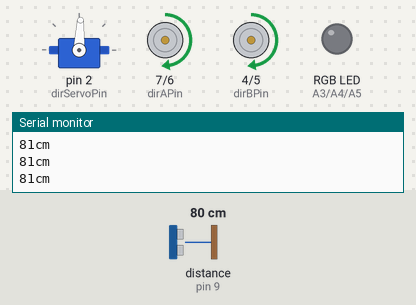
Bench run of a sketch on a simulated Arduino Uno, built with avr-gcc and run on an emulated ATmega328P. Parts: servo, direction and speed pins drawn as motors (green arrow = direction pin HIGH = forward, orange = LOW = backward, longer = more drive), an RGB LED mixed from three pins (HIGH = lit), the last lines printed to the serial monitor. Inputs (shaded band) come from the test bench; at power-on: distance to the obstacle (sensor on pin 9) 80 cm. The echo pulse lasts 58.3 µs per cm.

Above: at 1.2 s.
1.3 s: distance to the obstacle (sensor on pin 9) set to 32 cm
2.8 s: distance to the obstacle (sensor on pin 9) set to 26 cm
At 3.2 s:
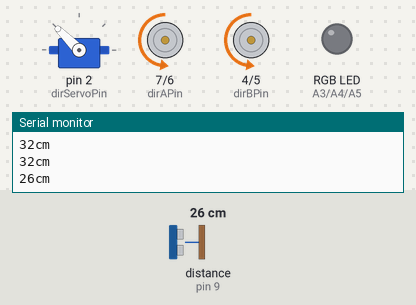
4.3 s: distance to the obstacle (sensor on pin 9) set to 35 cm
At 6.1 s:
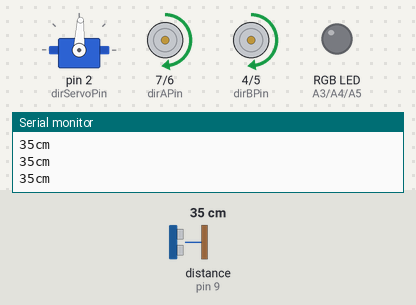
6.4 s: distance to the obstacle (sensor on pin 9) set to 2 cm
At 7.3 s:
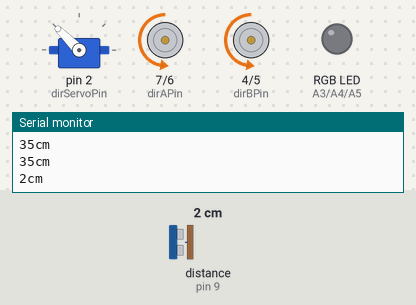
Timing chart, 0 to 8.9 s (numbered marks = the images above; inputs shaded):
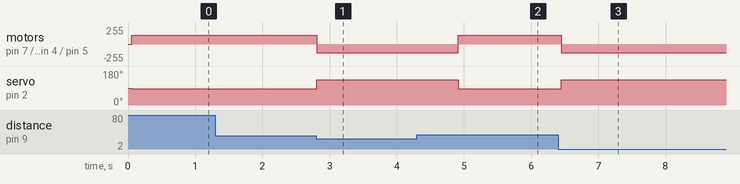

The sketch:

RobotCar_New.ino
```cpp
/*
  Data Array positions received from remote control:

  [0] Right Joystick (X) - U2 Sterring
  [1] Left Joystick (Y) - U1 Motor drive
  [2] A button - LED color
  [3] B button - Manual mode
  [4] C button - Auto mode
  [5] D button - Buzzer
  [6] Pot R1 - U1 Joystick fine adjustment
  [7] Pot R6 - U2 Joystick fine adjustment
  [8] Right Joystick (Y) - U2 Ultrasonic sensor servo position
  [9] Left Joystick (X) - U1 (to be implemented)
*/

#include <NewPing.h>
#include <SPI.h>
#include "RF24.h"
#include <Servo.h>

#define TRIGGER_PIN 8
#define ECHO_PIN 9
#define MAX_DISTANCE 200

#define FORWARD HIGH
#define BACKWARD LOW

const int dirAPin = 7;                                        // define pin used to control rotational direction of motor A
const int pwmAPin = 6;                                        // define pin for PWM used to control rotational speed of motor A
const int dirBPin = 4;                                        // define pin used to control rotational direction of motor B
const int pwmBPin = 5;                                        // define pin for PWM used to control rotational speed of motor B
const int buzzerPin = 8;
const int RPin = A3;
const int GPin = A4;
const int BPin = A5;
int RGBVal = 0;
int automatic = 0;
int offset = -3;                                               // set offset for wheel allignment

RF24 radio(9, 10);                                            // defines the object to control NRF24L01
byte addresses[][6] = {"007","001"};                                  // defines communication address which should correspond to remote control
int data[10]={512, 512, 0, 0, 1, 1, 512, 512, 512, 512};      // defines the array used to save the communication data with Right Xaxis added
int mode[1];

Servo dirServo;                                               // defines servo to control turning of smart car
int dirServoPin = 2;                                          // defines pin for signal line of the last servo
float dirServoOffset = 6;                                     // defines a variable for deviation (degree) of the servo

// NewPing setup of pins and maximum distance
NewPing sonar(TRIGGER_PIN, ECHO_PIN, MAX_DISTANCE);

void setup() {


  pinMode(dirAPin, OUTPUT);                                   // sets dirAPin to output mode
  pinMode(pwmAPin, OUTPUT);                                   // sets pwmAPin to output mode
  pinMode(dirBPin, OUTPUT);                                   // sets dirBPin to output mode
  pinMode(pwmBPin, OUTPUT);                                   // sets pwmBPin to output mode
  pinMode(buzzerPin, OUTPUT);                                 // sets buzzerPin to output mode
  pinMode(RPin, OUTPUT);                                      // sets RPin to output mode
  pinMode(GPin, OUTPUT);                                      // sets GPin to output mode
  pinMode(BPin, OUTPUT);                                      // sets BPin to output mode


  dirServo.attach(dirServoPin);                               // attaches the servo on servoDirPin to the servo object
  dirServo.write(90);                                         // moves dirServo to 90 deg position (center)

  Serial.begin(9600);
}

void drive(byte dirServoDegree, bool motorDir, byte motorSpd) {
  dirServo.write(dirServoDegree);            // sets sterring servo position
  digitalWrite(dirAPin, motorDir);                            // defines direction of drive motor A rotation (forward / reverse)
  digitalWrite(dirBPin, motorDir);                            // defines direction of drive motor B rotation (forward / reverse)
  analogWrite(pwmAPin, motorSpd);                             // defines speed of drive motor B rotation (0 - 255) based on defined speed (spd = 128)
  analogWrite(pwmBPin, motorSpd);                             // defines speed of drive motor B rotation (0 - 255) based on defined speed (spd = 128)
}


void loop() {

    delay(50);
    unsigned int distance = sonar.ping_cm();
    Serial.print(distance);
    Serial.println("cm");


    if (distance > 0 and distance < 30)
      {
      // drive(90,  BACKWARD, 0);
       drive(135-(data[7] - 512) / 12, BACKWARD, 128);

          for(int i=0;i<10;i++){                                // runs the car in reverse and steered for 1s
           delay(100);                                         // waits 100 ms
          }
      }
      else
        {
          drive(90+offset, FORWARD, 128);
        }

 }
```

Measured:
- the behaviour switches between 30 and 29 cm on distance to the obstacle (sensor on pin 9) (found by bisection; images 0 and 1)
- after the input at 2.8 s, motor on pin 7 (dirAPin) / pin 6 (pwmAPin), motor on pin 4 (dirBPin) / pin 5 (pwmBPin): forward 128/255 → backward 128/255 at once; servo on pin 2 (dirServoPin): 87° → 135° at once
- after the input at 4.3 s, motor on pin 7 (dirAPin) / pin 6 (pwmAPin), motor on pin 4 (dirBPin) / pin 5 (pwmBPin): backward 128/255 → forward 128/255 after 0.61 s; servo on pin 2 (dirServoPin): 135° → 87° after 0.61 s
- after the input at 6.4 s, motor on pin 7 (dirAPin) / pin 6 (pwmAPin), motor on pin 4 (dirBPin) / pin 5 (pwmBPin): forward 128/255 → backward 128/255 after 0.05 s; servo on pin 2 (dirServoPin): 87° → 135° after 0.05 s
